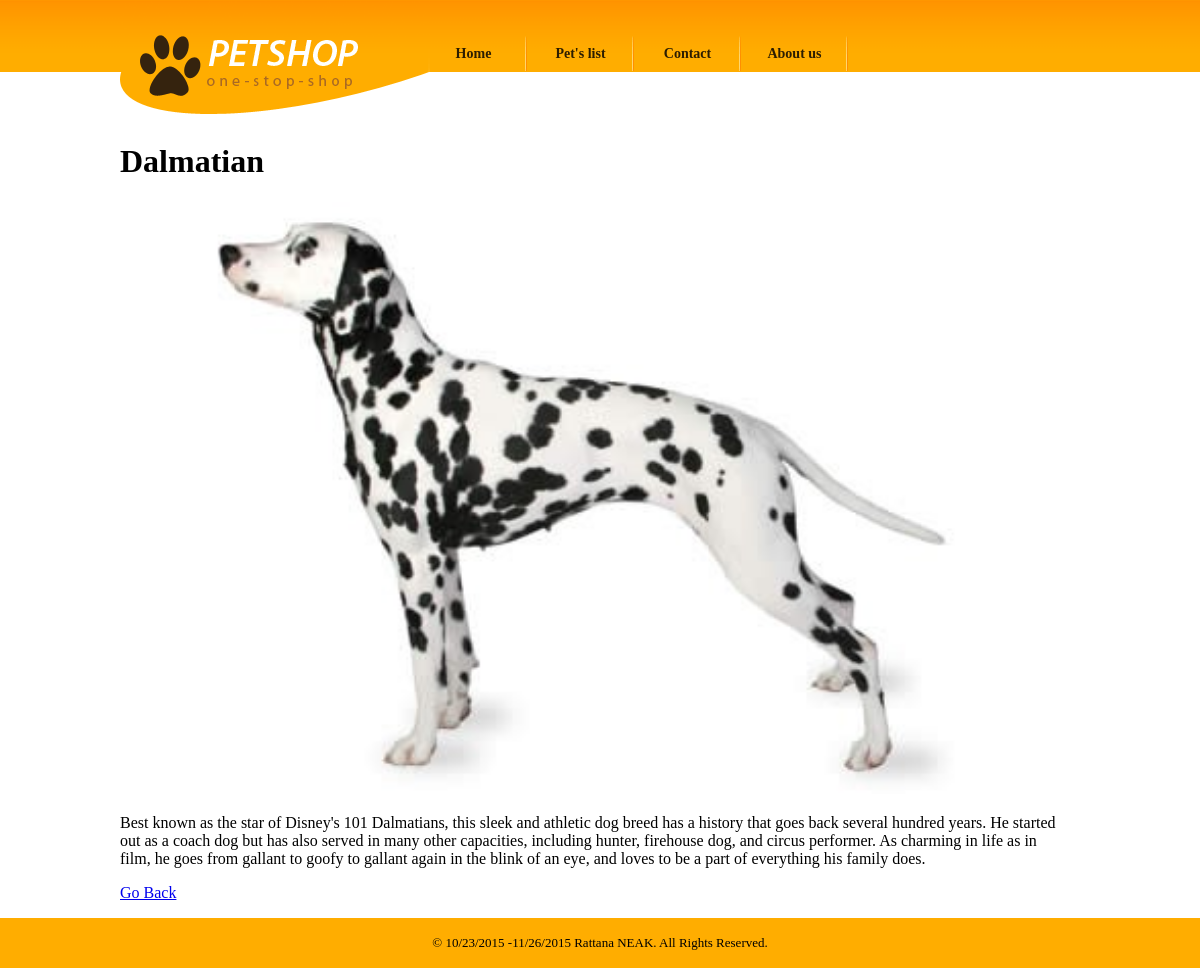
/pet_view.php?id=4, run on the app's committed database.
### tables this page shows
CREATE TABLE `petshop` (
  `id` int(11) NOT NULL AUTO_INCREMENT,
  `name` tinytext NOT NULL,
  `description` text NOT NULL,
  `img_path` tinytext NOT NULL,
  `link` tinytext NOT NULL,
  PRIMARY KEY (`id`)
);

### pet_view.php (the view, shortened to what this page needs)
<?php include 'includes/config.php';?>
<?php
if(isset($_GET['id']))
{
    $id = (int)$_GET['id'];
}else{
    header('Location:customers_list.php');
}
$sql = "select * from petshop where id=$id";
$iConn = mysqli_connect(DB_HOST,DB_USER,DB_PASSWORD,DB_NAME);
$result = mysqli_query($iConn,$sql);
if(mysqli_num_rows($result) > 0)
{
    while ($row = mysqli_fetch_assoc($result))
        {
            $name = stripcslashes($row['name']);
            $description = stripcslashes($row['description']);
            $pageID = $name;
            $img = $row['img_path'];
        }
}else{
    $Feedback = '<p>This pet does not exitst</p>';
}
?>
<?php include 'includes/header.php';?>
<h1><?=$pageID?></h1>
<?php
if($Feddback == '')
{
echo '<img class="my-img-detail" src="img/'.$img.'"/>';
echo '<p>'.$description.'</p>';
}else{
    echo $Feddback;
}
 echo '<p><a href="pet_list.php">Go Back</a></p>';
?>
<?php include 'includes/footer.php'?>

### css/style.css (style rules this page uses)
body { margin:0; padding:0; background: url("../images/bg-body.gif"); background-repeat:repeat-x; }
#header ul.navigation li { float:left; height:35px; width:107px; }
.my-img-detail { width: 100%; }

### data on the page
petshop: name "Dalmatian", img_path (picture), description "Best known as the star of Disney's 101 Dalmatians, this sleek and athletic dog breed has a history that goes back several hundred years. He started out as a coach dog but has also served in many other capacities, including hunter, firehouse dog, and circus performer. As charming in life as in film, he goes from gallant to goofy to gallant again in the blink of an eye, and loves to be a part of everything his family does."

### other printed values
$label "Home"
$label "Pet's list"
$label "Contact"
$label "About us"
